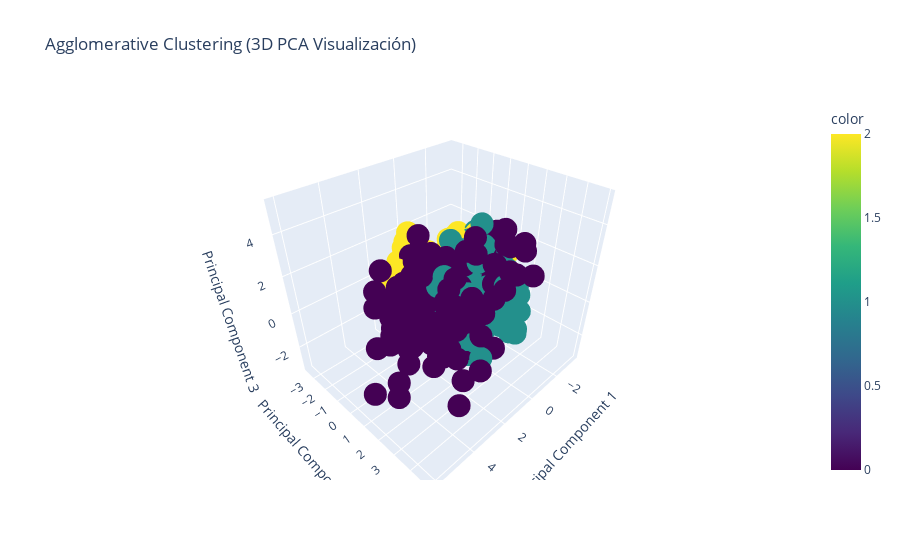

The notebook cell saved with this chart:
### Markdown cell above
Modelo con linkage = 'ward', 3 clusters

### Code cell
ac3_w = AgglomerativeClustering(n_clusters = 3, linkage='ward') 
labels3_w = ac3_w.fit_predict(X_principal)

# Visualización en 3D con plotly
fig = px.scatter_3d(
    X_pca3, x='P1', y='P2', z='P3', 
    color=labels3_w, 
    title='Agglomerative Clustering (3D PCA Visualización)',
    labels={'P1': 'Principal Component 1', 'P2': 'Principal Component 2', 'P3': 'Principal Component 3'},
    color_continuous_scale='Viridis'
)
fig.show()

# Evaluación del Modelo
sil_score = silhouette_score(X_principal, labels3_w)
davies_bouldin = davies_bouldin_score(X_principal, labels3_w)
print(f'Silhouette Score: {sil_score}')
print(f'Davies-Bouldin Score: {davies_bouldin}')

### Figure 1 — Plotly figure (JSON) as saved in the notebook; plotly's stock layout.template omitted (floating-point values rounded to 4 significant figures; data arrays with more than 128 entries replaced by an {"elided": "..."} marker saying what was removed)
{"data": [{"hovertemplate": "Principal Component 1=%{x}<br>Principal Component 2=%{y}<br>Principal Component 3=%{z}<br>color=%{marker.color}<extra></extra>", "legendgroup": "", "marker": {"color": {"elided": "849 int values"}, "coloraxis": "coloraxis", "symbol": "circle"}, "mode": "markers", "name": "", "scene": "scene", "showlegend": false, "type": "scatter3d", "x": {"elided": "849 float values"}, "y": {"elided": "849 float values"}, "z": {"elided": "849 float values"}}], "layout": {"coloraxis": {"colorbar": {"title": {"text": "color"}}, "colorscale": [[0, "#440154"], [0.1111, "#482878"], [0.2222, "#3e4989"], [0.3333, "#31688e"], [0.4444, "#26828e"], [0.5556, "#1f9e89"], [0.6667, "#35b779"], [0.7778, "#6ece58"], [0.8889, "#b5de2b"], [1, "#fde725"]]}, "legend": {"tracegroupgap": 0}, "scene": {"domain": {"x": [0, 1], "y": [0, 1]}, "xaxis": {"title": {"text": "Principal Component 1"}}, "yaxis": {"title": {"text": "Principal Component 2"}}, "zaxis": {"title": {"text": "Principal Component 3"}}}, "title": {"text": "Agglomerative Clustering (3D PCA Visualización)"}}}
